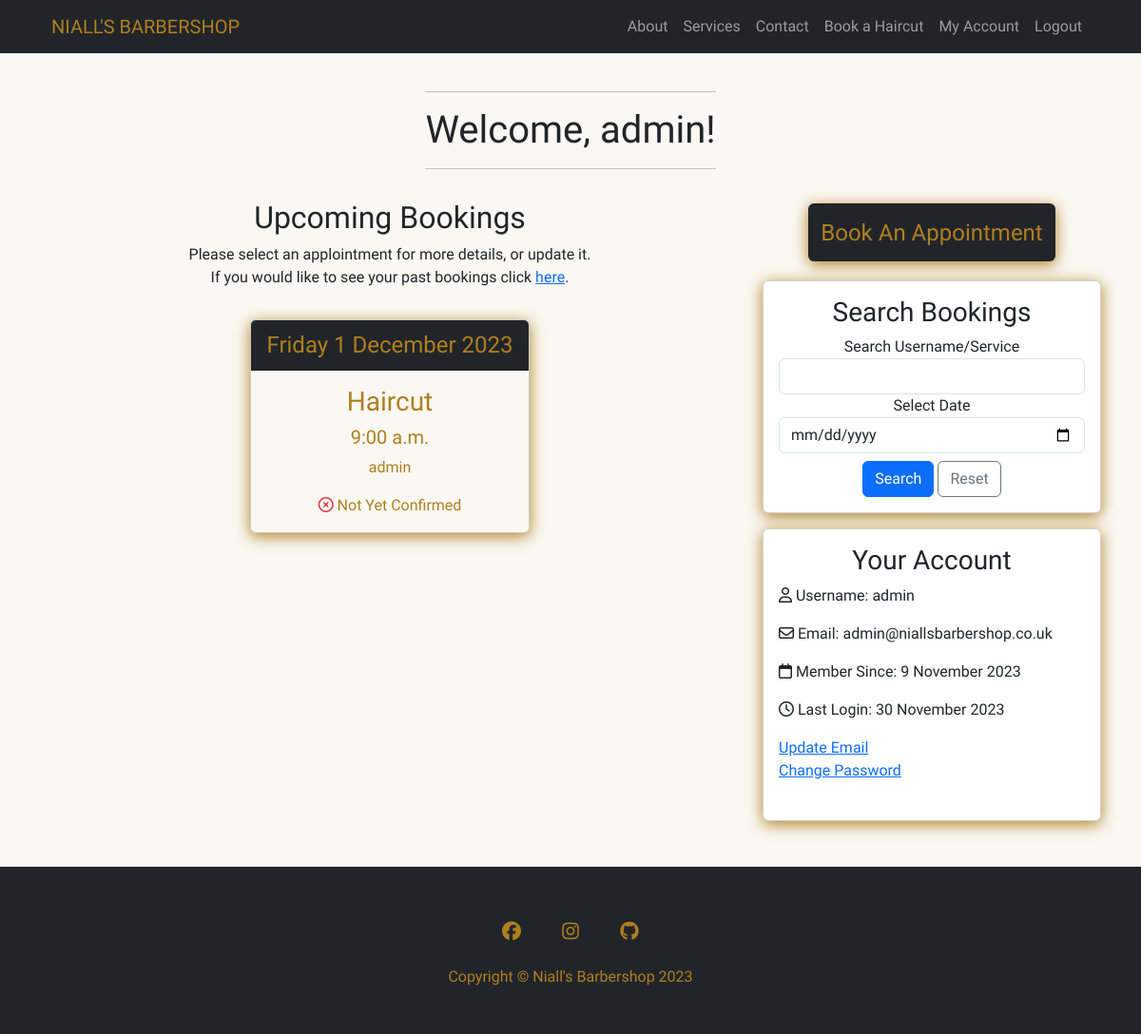
The app's page /booking/ (signed in), older data.
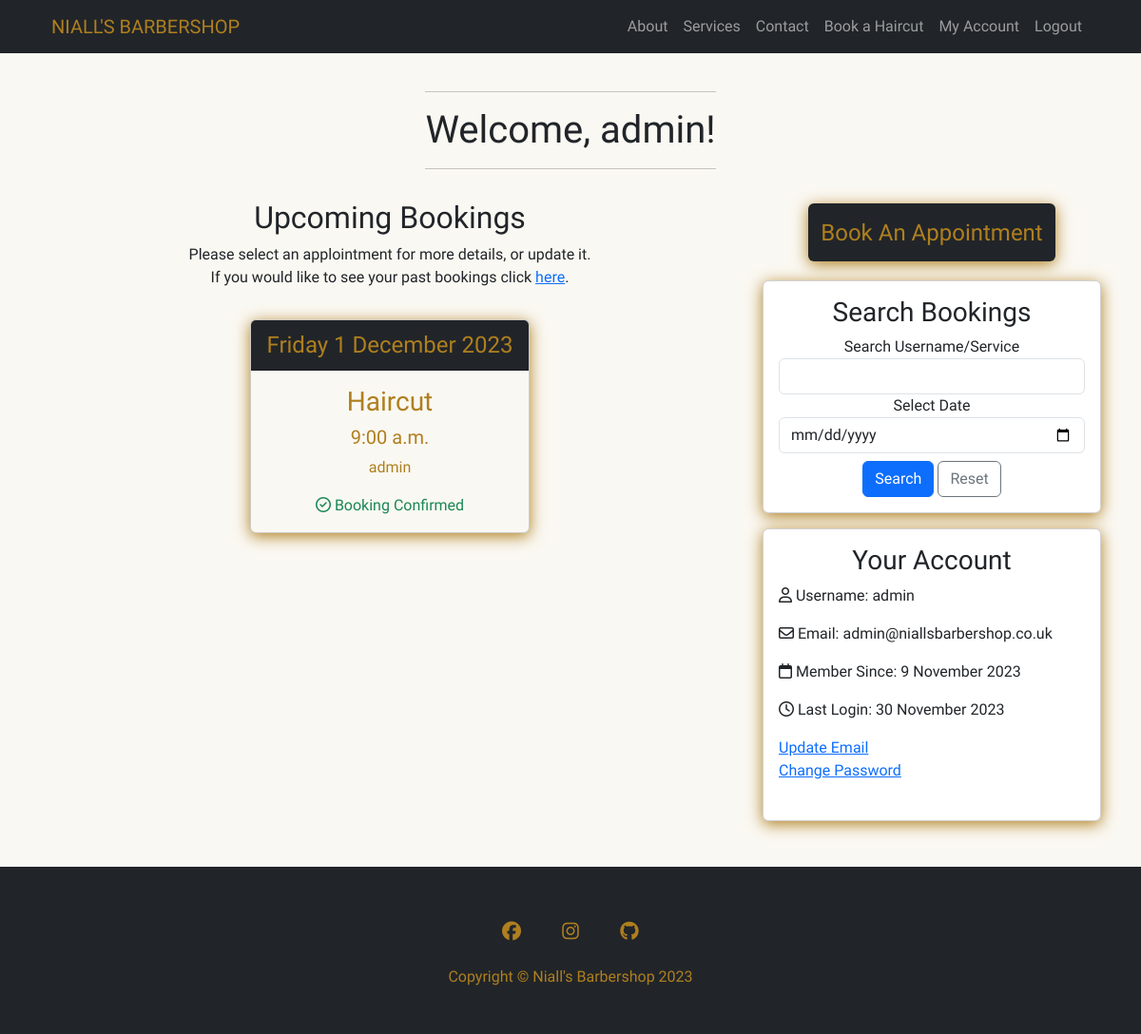
The same page, newer data.
### booking_system/models.py (models this page shows, shortened)
class Booking(models.Model):
    username = models.ForeignKey(User, on_delete=models.CASCADE,
                                 related_name='username_booking')
    date_of_booking = models.DateField()
    service_name = models.ForeignKey(Services, on_delete=models.CASCADE,
                                     related_name='service_name_booking')
    start_time = models.TimeField(choices=BOOKING_TIME)
    end_time = models.TimeField(editable=False, blank=True, null=True)
    confirmed = models.BooleanField(default=False)
    message = models.CharField(max_length=500, blank=True)
    class Meta:
        ordering = ['date_of_booking', 'start_time']

class Services(models.Model):
    service_name = models.CharField(max_length=250)
    session_length = models.DurationField()
    cost = models.DecimalField(max_digits=8, decimal_places=2)
    description = models.CharField(max_length=500, blank=True)
    def __str__(self):
        return self.service_name

### booking_system/views.py (the view, shortened to what this page needs)
# urls.py: path('booking/', views.BookingsListView.as_view(),
class BookingsListView(LoginRequiredMixin, ListView):
    model = Booking
    template_name = 'booking_system/booking_home.html'
    paginate_by = 25
    form_class = BookingSearchForm
    def get_queryset(self):
        current_date = date.today()
        current_time = time.strftime("%H:%M:%S", time.gmtime())
        form = BookingSearchForm(self.request.GET)
        if self.request.user.is_superuser:
            if form.is_valid():
                search_query = form.cleaned_data['search_query']
                selected_date = form.cleaned_data['selected_date']
                queryset = Booking.objects.filter(
                    Q(date_of_booking__gt=current_date) |
                    Q(date_of_booking=current_date,
                    start_time__gte=current_time),
                    Q(username__username__icontains=search_query) |
                    Q(service_name__service_name__icontains=search_query),
                    Q(date_of_booking=selected_date) if selected_date else Q()
                ).order_by('date_of_booking', 'start_time')
        return queryset
    def get_context_data(self, **kwargs):
        context = super().get_context_data(**kwargs)
        context['form'] = BookingSearchForm()
        return context

### booking_system/forms.py
class BookingSearchForm(forms.Form):
    search_query = forms.CharField(required=False,
                                   label='Search Username/Service')
    selected_date = forms.DateField(
        required=False,
        label='Select Date',
        widget=forms.DateInput(attrs={'type': 'date'}),
    )

### booking_system/templates/booking_system/booking_home.html (shortened to what this page needs)
{% extends "base.html" %}
{% block content %}
{% load account %}
{% load crispy_forms_tags %}
<div class="container">
        <div class="container heading push-down">
            <hr class="mt-5">
            <h1>Welcome, {% user_display user %}!</h1>
            <hr>
        </div>
    <div class="row">
        <div class="col-md-8">
            <div class="container mt-5 text-center main-content">
                <h2 class="pt-3">Upcoming Bookings</h2>
                <p>Please select an applointment for more details, or update it.<br>
                If you would like to see your past bookings click <a href="{% url 'booking-past' %}">here</a>.</p>
                {% if object_list %}
                    {% for booking in object_list %}
                    <div>
                        <div class="d-flex justify-content-center ">
                            <a href="{% url 'booking-detail' booking.id %}" class="link-underline link-underline-opacity-0">
                                <div class="card gold-shadow m-3 text-center custom-button-light-gold">
                                    <div class="card-header dark-background">
                                        <p class="p-0 m-0 font-sancreek fs-4">{{ booking.date_of_booking|date:"l j F Y" }}</p>
                                    </div>
                                    <h5 class="mt-3 fs-3">{{ booking.service_name }}</h5>
                                    <h5>{{ booking.start_time|date:"g:i a" }} </h5>
                                    {% if user.is_superuser %}
                                    <p>{{ booking.username }}
                                    {% endif %}
                                    </p>
                                    {% if booking.confirmed %}
                                    <p class="text-success"><i class="fa-regular fa-circle-check"></i> Booking Confirmed</p>
                                    {% else %}
                                    <p><i class="text-danger fa-regular fa-circle-xmark"></i> Not Yet Confirmed</p>
                                    {% endif %}
                                </div>
                            </a>
                        </div>
                    </div>
                    {% endfor %}
                {% endif %}
            </div>
        </div>
        <div class="col-md-4 mt-1">
            <div class="d-flex justify-content-center p-3 mt-5">
                <a href="{% url "booking-create" %}" class="btn custom-button-dark-gold pt-3 " type="button"><h4>Book An Appointment</h4></a>
            </div>
            {% if user.is_superuser %}
            <div class="container mt-1 text-center card gold-shadow p-3">
                <h3 class="font-sancreek">Search Bookings</h3>
                <form method="get" action="{% url 'booking-home' %}">
                    {{ form | crispy }}
                    <button type="submit" class="btn btn-primary font-sancreek mt-2">Search</button>
                    <a href="{% url "booking-home" %}" class="btn btn-outline-secondary font-sancreek mt-2">Reset</a>
                </form>
            </div>
            {% endif %}
            <div class="card gold-shadow p-3 mt-3">
                <h3 class="text-center">Your Account</h3>
                <p><i class="fa-regular fa-user"></i> Username: {{ user.username }}</p>
                {% if user.email %}
                <p><i class="fa-regular fa-envelope"></i> Email: {{ user.email }}</p>
                {% endif %}
                <p><i class="fa-regular fa-calendar"></i> Member Since: {{ user.date_joined|date:"j F Y" }}</p>
                <p><i class="fa-regular fa-clock"></i> Last Login: {{ user.last_login|date:"j F Y" }}</p>
                <a href="{% url 'account_email' %}">Update Email</a>
                <a href="{% url 'account_change_password' %}">Change Password</a><br>
            </div>
        </div>
    </div>
</div>
{% endblock %}

### templates/base.html (shortened to what this page needs)
{% load static %}
<!DOCTYPE html>
<html lang="en">
<head>
    {% block css %}
    <link href="https://cdn.jsdelivr.net/npm/bootstrap@5.3.2/dist/css/bootstrap.min.css" rel="stylesheet">
    <link rel="stylesheet" href="{% static 'css/style.css' %}">
    {% endblock %}
</head>
<body>
    <div class="fill-viewport-height">
        <nav class="navbar navbar-expand-lg navbar-dark bg-dark fixed-top" id="mainNav">
            <div class="container px-4">
                <a class="navbar-brand gold-text hover-white" href="{% url "home" %}">NIALL'S BARBERSHOP</a>
                <div class="collapse navbar-collapse" id="navbarResponsive">
                    <ul class="navbar-nav ms-auto">
                        <li class="nav-item"><a class="nav-link" href="{% url 'home' %}#about">About</a></li>
                        <li class="nav-item"><a class="nav-link" href="{% url 'home' %}#haircuts">Services</a></li>
                        <li class="nav-item"><a class="nav-link" href="{% url 'home' %}#contact">Contact</a></li>
                        {% if user.is_authenticated %}
                        <li class="nav-item"><a class="nav-link" href="{% url "booking-create" %}">Book a Haircut</a></li>
                        <li class="nav-item"><a class="nav-link" href="{% url "booking-home" %}">My Account</a></li>
                        <li class="nav-item"><a class="nav-link" href="{% url 'account_logout' %}">Logout</a></li>
                        {% else %}
                        <li class="nav-item"><a class="nav-link" href="{% url 'account_signup' %}">Register</a></li>
                        <li class="nav-item"><a class="nav-link" href="{% url 'account_login' %}">Login</a></li>
                        {% endif %}
                    </ul>
                </div>
            </div>
        </nav>
            {% block content %}
            {% endblock %}
    </div>
    <footer class="py-5 bg-dark mt-5 ">
        <div class="container px-4">
            <div class="row">
                <div class="col-lg-8 col-md-10 mx-auto">
                    <ul class="list-inline text-center">
                        <li class="list-inline-item">
                            <a href="#">
                                <span class="fa-stack fa-lg">
                                    <i class="fa-brands fa-facebook fa-stack-1x gold-text hover-white"></i>
                                </span>
                            </a>
                        </li>
                        <li class="list-inline-item">
                            <a href="#">
                                <span class="fa-stack fa-lg">
                                    <i class="fa-brands fa-instagram fa-stack-1x gold-text hover-white"></i>
                                </span>
                            </a>
                        </li>
                        <li class="list-inline-item">
                            <a href="#">
                                <span class="fa-stack fa-lg">
                                    <i class="fab fa-github fa-stack-1x gold-text hover-white"></i>
                                </span>
                            </a>
                        </li>
                    </ul>
                    <p class="m-0 text-center gold-text">Copyright &copy; Niall's Barbershop 2023</p>
                </div>
            </div>
        </div>
    </footer>
</body>
</html>

### static/css/style.css (style rules this page uses)
:root { --clr-gold: #af7f1f; --clr-light: #faf8f2; --clr-dark: #212529; }
body { font-family: 'Tenor Sans', sans-serif; background-color: var(--clr-light); }
h1, h2, h3, h4, h5 { font-family: 'Sancreek', serif; }
.gold-text { transition: .5s ease-in-out; color: var(--clr-gold) }
.font-sancreek { font-family: 'Sancreek', serif; }
.dark-background { background-color: var(--clr-dark); }
.fill-viewport-height { min-height: 80vh; }
.custom-button-dark-gold { transition: .5s ease-in-out; background-color: var(--clr-dark); color: var(--clr-gold); box-shadow: 0 0.2rem 1rem var(--clr-gold); }
.custom-button-light-gold { transition: .5s ease-in-out; background-color: var(--clr-light); color: var(--clr-gold); box-shadow: 0 0.2rem 1rem var(--clr-gold); }
.gold-shadow { box-shadow: 0 0.2rem 1rem var(--clr-gold); }
.push-down { position: relative; top: 3rem; }
.heading { width: fit-content; }

Row changes from the older to the newer data that the page shows:
changed Booking "Haircut": confirmed "Not Yet Confirmed" → "Booking Confirmed"
